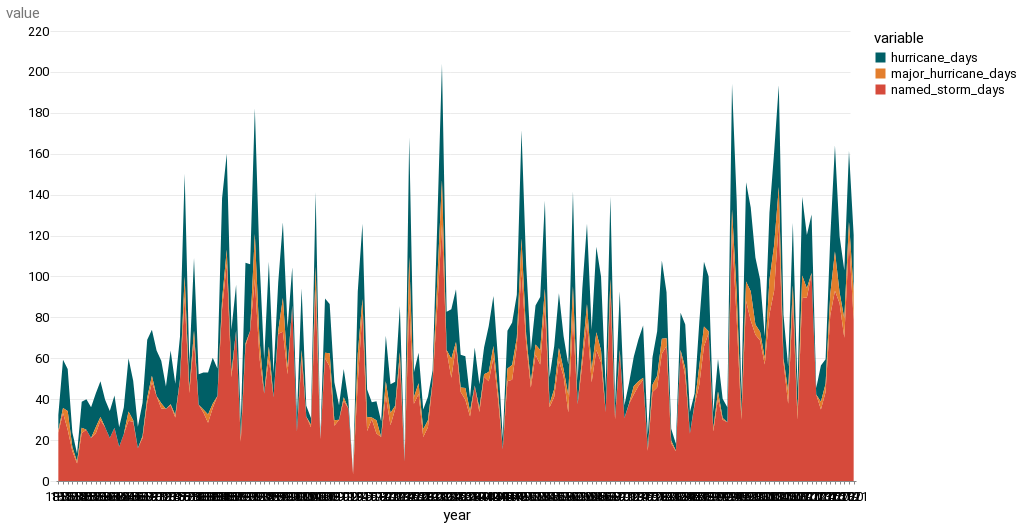

Notebook code for this chart:
### Code cell
alt.Chart(days).mark_area().encode(x="year:O", y="value", color=alt.Color("variable:N"))

### Figure 1 — Vega-Lite specification as saved in the notebook (floating-point values rounded to 4 significant figures; data arrays with more than 128 entries replaced by an {"elided": "..."} marker saying what was removed)
{"config": {"view": {"width": 800, "height": 450, "strokeOpacity": 0}, "background": "#ffffff", "title": {"anchor": "start", "font": "Summit Sans", "fontColor": "palette[\"black\"]", "fontSize": 18, "fontWeight": "normal"}, "arc": {"fill": "#00d4d8"}, "area": {"fill": "#00d4d8"}, "line": {"stroke": "#00d4d8", "strokeWidth": 3}, "path": {"stroke": "#00d4d8"}, "rect": {"fill": "#00d4d8"}, "shape": {"stroke": "#00d4d8"}, "bar": {"fill": "#00d4d8"}, "point": {"stroke": "#00d4d8"}, "symbol": {"fill": "#00d4d8", "size": 30}, "axis": {"titleFont": "Roboto", "titleFontSize": 15, "titleFontWeight": "normal", "labelFont": "Roboto, sans", "labelFontSize": 13, "labelFontWeight": "normal"}, "axisX": {"labelAngle": 0, "labelPadding": 6, "tickSize": 3, "grid": false}, "axisY": {"labelBaseline": "middle", "maxExtent": 45, "minExtent": 45, "titleAlign": "left", "titleAngle": 0, "titleX": -45, "titleY": -11, "domainOpacity": 0, "gridWidth": 0.6, "gridColor": "#dddddd", "offset": 6, "tickSize": 0, "titleColor": "#767676"}, "legend": {"titleFont": "Roboto", "titleFontSize": 15, "titleFontWeight": "normal", "symbolType": "square", "labelFont": "Roboto, sans", "labelFontSize": 13}, "range": {"category": ["#005f66", "#e37e2d", "#d64a3b", "#76b0ef", "#c1bc40"], "diverging": ["#e68a4f", "#f4bb6a", "#f9e39c", "#dadfe2", "#a6b7c6", "#849eae"], "heatmap": ["#7ff6f6", "#00eeef", "#00d4d8", "#00abb2", "#00848b", "#fbf2c7", "#00363d"], "ordinal": ["#7ff6f6", "#00eeef", "#00d4d8", "#00abb2", "#00848b", "#fbf2c7", "#00363d"], "ramp": ["#7ff6f6", "#00eeef", "#00d4d8", "#00abb2", "#00848b", "#fbf2c7", "#00363d"]}}, "data": {"name": "data-db3022953915c4c841aa71f86466e3e8"}, "mark": "area", "encoding": {"color": {"field": "variable", "type": "nominal"}, "x": {"field": "year", "type": "ordinal"}, "y": {"field": "value", "type": "quantitative"}}, "$schema": "https://vega.github.io/schema/vega-lite/v4.17.0.json", "datasets": {"data-db3022953915c4c841aa71f86466e3e8": {"elided": "513 records"}}}
